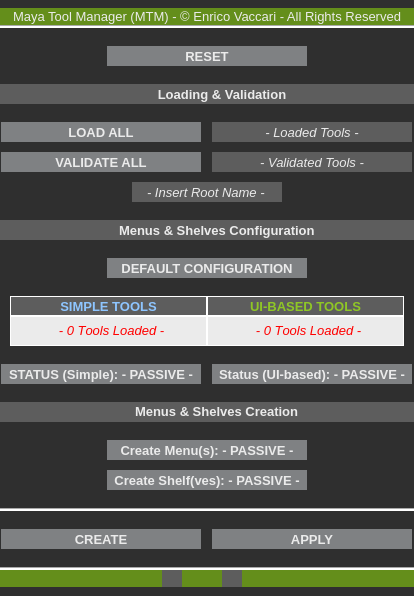
<?xml version="1.0" encoding="UTF-8"?>
<ui version="4.0">
 <class>wgMTM</class>
 <widget class="QWidget" name="wgMTM">
  <property name="geometry">
   <rect>
    <x>0</x>
    <y>0</y>
    <width>414</width>
    <height>596</height>
   </rect>
  </property>
  <property name="font">
   <font>
    <family>MS Shell Dlg 2</family>
    <pointsize>10</pointsize>
    <weight>50</weight>
    <italic>false</italic>
    <bold>false</bold>
   </font>
  </property>
  <property name="windowTitle">
   <string>MTM</string>
  </property>
  <property name="windowIcon">
   <iconset resource="img/MTM_images.qrc">
    <normaloff>:/MTM/Maya_Icon.png</normaloff>:/MTM/Maya_Icon.png</iconset>
  </property>
  <property name="windowOpacity">
   <double>1.000000000000000</double>
  </property>
  <property name="toolTip">
   <string>Main UI: Maya Tool Manager (MTM) User Interface</string>
  </property>
  <property name="styleSheet">
   <string notr="true">QWidget{
    color: rgb(201, 202, 204);
	background-color: rgb(47, 47, 47);
	selection-background-color: rgb(1, 79, 131);
	color: rgb(235, 235, 235);
}

QListWidget::item:selected
{
   color: rgb(235, 235, 235);
   background-color: rgb(61, 120, 200);
}

QPushButton { 
	border:0px;
	background-color: rgb(127, 129, 131);
}

QPushButton:hover {background-color: rgb(119, 156, 204); }
QPushButton:pressed{ 
	 border: 0px solid green;
}

QToolTip { 
	background-color: rgb(52, 52, 52);
	color: rgb(241, 241, 241);
	border: black solid 1px;
}</string>
  </property>
  <layout class="QVBoxLayout" name="verticalLayout_2" stretch="0,0,0,0,0,0,0,0,0,0,0,0,0">
   <property name="spacing">
    <number>10</number>
   </property>
   <property name="leftMargin">
    <number>0</number>
   </property>
   <property name="topMargin">
    <number>0</number>
   </property>
   <property name="rightMargin">
    <number>0</number>
   </property>
   <property name="bottomMargin">
    <number>0</number>
   </property>
   <item>
    <widget class="QWidget" name="wgHeader" native="true">
     <property name="maximumSize">
      <size>
       <width>16777215</width>
       <height>20</height>
      </size>
     </property>
     <layout class="QVBoxLayout" name="verticalLayout_6">
      <property name="spacing">
       <number>10</number>
      </property>
      <property name="leftMargin">
       <number>0</number>
      </property>
      <property name="topMargin">
       <number>0</number>
      </property>
      <property name="rightMargin">
       <number>0</number>
      </property>
      <property name="bottomMargin">
       <number>0</number>
      </property>
      <item>
       <layout class="QVBoxLayout" name="verLayHeader">
        <property name="spacing">
         <number>0</number>
        </property>
        <property name="bottomMargin">
         <number>0</number>
        </property>
        <item>
         <widget class="QLabel" name="lblHeader">
          <property name="font">
           <font>
            <pointsize>10</pointsize>
           </font>
          </property>
          <property name="styleSheet">
           <string notr="true">background-color: rgb(100, 142, 27);</string>
          </property>
          <property name="text">
           <string>Maya Tool Manager (MTM) - © Enrico Vaccari - All Rights Reserved</string>
          </property>
          <property name="alignment">
           <set>Qt::AlignCenter</set>
          </property>
         </widget>
        </item>
        <item>
         <widget class="Line" name="lineHeader">
          <property name="styleSheet">
           <string notr="true">background-color: rgb(255, 255, 255);</string>
          </property>
          <property name="orientation">
           <enum>Qt::Horizontal</enum>
          </property>
         </widget>
        </item>
       </layout>
      </item>
     </layout>
    </widget>
   </item>
   <item>
    <layout class="QHBoxLayout" name="horLayReset" stretch="0">
     <property name="spacing">
      <number>0</number>
     </property>
     <property name="leftMargin">
      <number>0</number>
     </property>
     <property name="topMargin">
      <number>0</number>
     </property>
     <property name="rightMargin">
      <number>0</number>
     </property>
     <property name="bottomMargin">
      <number>0</number>
     </property>
     <item>
      <widget class="QPushButton" name="btnReset">
       <property name="enabled">
        <bool>true</bool>
       </property>
       <property name="minimumSize">
        <size>
         <width>200</width>
         <height>20</height>
        </size>
       </property>
       <property name="maximumSize">
        <size>
         <width>200</width>
         <height>20</height>
        </size>
       </property>
       <property name="font">
        <font>
         <family>MS Shell Dlg 2</family>
         <pointsize>10</pointsize>
         <weight>75</weight>
         <italic>false</italic>
         <bold>true</bold>
        </font>
       </property>
       <property name="toolTip">
        <string>RESET: resets the UI to default</string>
       </property>
       <property name="autoFillBackground">
        <bool>false</bool>
       </property>
       <property name="styleSheet">
        <string notr="true"/>
       </property>
       <property name="text">
        <string>RESET</string>
       </property>
      </widget>
     </item>
    </layout>
   </item>
   <item>
    <widget class="QWidget" name="wgDropDownLoadVal" native="true">
     <property name="maximumSize">
      <size>
       <width>16777215</width>
       <height>20</height>
      </size>
     </property>
     <property name="styleSheet">
      <string notr="true">background-color: rgb(93, 93, 93);</string>
     </property>
     <layout class="QHBoxLayout" name="horizontalLayout_5">
      <property name="spacing">
       <number>10</number>
      </property>
      <property name="leftMargin">
       <number>0</number>
      </property>
      <property name="topMargin">
       <number>0</number>
      </property>
      <property name="rightMargin">
       <number>0</number>
      </property>
      <property name="bottomMargin">
       <number>0</number>
      </property>
      <item>
       <layout class="QHBoxLayout" name="horizontalLayout_4" stretch="0,1">
        <item>
         <widget class="QPushButton" name="btnLoadValDownArrow">
          <property name="maximumSize">
           <size>
            <width>20</width>
            <height>20</height>
           </size>
          </property>
          <property name="text">
           <string/>
          </property>
          <property name="icon">
           <iconset resource="img/MTM_images.qrc">
            <normaloff>:/MTM/Down_Arrow.png</normaloff>:/MTM/Down_Arrow.png</iconset>
          </property>
          <property name="iconSize">
           <size>
            <width>20</width>
            <height>20</height>
           </size>
          </property>
         </widget>
        </item>
        <item>
         <widget class="QLabel" name="lblLoadVal">
          <property name="font">
           <font>
            <pointsize>10</pointsize>
            <weight>75</weight>
            <bold>true</bold>
           </font>
          </property>
          <property name="toolTip">
           <string>DROP-DOWN LAYOUT: drop-down layout containing info about loaded and validated tools</string>
          </property>
          <property name="toolTipDuration">
           <number>-1</number>
          </property>
          <property name="text">
           <string>Loading &amp; Validation</string>
          </property>
          <property name="alignment">
           <set>Qt::AlignCenter</set>
          </property>
         </widget>
        </item>
       </layout>
      </item>
     </layout>
    </widget>
   </item>
   <item>
    <layout class="QVBoxLayout" name="verLayLoadVal">
     <property name="spacing">
      <number>10</number>
     </property>
     <property name="leftMargin">
      <number>0</number>
     </property>
     <property name="topMargin">
      <number>0</number>
     </property>
     <property name="rightMargin">
      <number>0</number>
     </property>
     <property name="bottomMargin">
      <number>0</number>
     </property>
     <item>
      <layout class="QHBoxLayout" name="horLayLoad">
       <property name="spacing">
        <number>10</number>
       </property>
       <item>
        <widget class="QPushButton" name="btnLoad">
         <property name="minimumSize">
          <size>
           <width>200</width>
           <height>20</height>
          </size>
         </property>
         <property name="maximumSize">
          <size>
           <width>200</width>
           <height>20</height>
          </size>
         </property>
         <property name="font">
          <font>
           <pointsize>10</pointsize>
           <weight>75</weight>
           <bold>true</bold>
          </font>
         </property>
         <property name="toolTip">
          <string>LOAD ALL: loads all the tools in the Maya Scripts Directory</string>
         </property>
         <property name="styleSheet">
          <string notr="true"/>
         </property>
         <property name="text">
          <string>LOAD ALL</string>
         </property>
        </widget>
       </item>
       <item>
        <widget class="QLabel" name="lblLoad">
         <property name="minimumSize">
          <size>
           <width>200</width>
           <height>0</height>
          </size>
         </property>
         <property name="maximumSize">
          <size>
           <width>200</width>
           <height>20</height>
          </size>
         </property>
         <property name="font">
          <font>
           <pointsize>10</pointsize>
           <italic>true</italic>
          </font>
         </property>
         <property name="toolTip">
          <string>LABEL: displays the number of loaded tools</string>
         </property>
         <property name="styleSheet">
          <string notr="true">background-color: rgb(93, 93, 93);</string>
         </property>
         <property name="text">
          <string>- Loaded Tools -</string>
         </property>
         <property name="alignment">
          <set>Qt::AlignCenter</set>
         </property>
        </widget>
       </item>
      </layout>
     </item>
     <item>
      <layout class="QHBoxLayout" name="horLayValidate">
       <property name="spacing">
        <number>10</number>
       </property>
       <item>
        <widget class="QPushButton" name="btnValidate">
         <property name="minimumSize">
          <size>
           <width>200</width>
           <height>20</height>
          </size>
         </property>
         <property name="maximumSize">
          <size>
           <width>200</width>
           <height>20</height>
          </size>
         </property>
         <property name="font">
          <font>
           <pointsize>10</pointsize>
           <weight>75</weight>
           <bold>true</bold>
          </font>
         </property>
         <property name="toolTip">
          <string>VALIDATE ALL: validates all loaded tools</string>
         </property>
         <property name="styleSheet">
          <string notr="true"/>
         </property>
         <property name="text">
          <string>VALIDATE ALL</string>
         </property>
        </widget>
       </item>
       <item>
        <widget class="QLabel" name="lblValidate">
         <property name="minimumSize">
          <size>
           <width>200</width>
           <height>20</height>
          </size>
         </property>
         <property name="maximumSize">
          <size>
           <width>200</width>
           <height>20</height>
          </size>
         </property>
         <property name="font">
          <font>
           <pointsize>10</pointsize>
           <italic>true</italic>
          </font>
         </property>
         <property name="toolTip">
          <string>LABEL: displays the number of validated tools</string>
         </property>
         <property name="styleSheet">
          <string notr="true">background-color: rgb(93, 93, 93);</string>
         </property>
         <property name="text">
          <string>- Validated Tools -</string>
         </property>
         <property name="alignment">
          <set>Qt::AlignCenter</set>
         </property>
        </widget>
       </item>
      </layout>
     </item>
     <item>
      <layout class="QHBoxLayout" name="horLayRootName" stretch="0">
       <property name="spacing">
        <number>0</number>
       </property>
       <property name="leftMargin">
        <number>0</number>
       </property>
       <property name="topMargin">
        <number>0</number>
       </property>
       <property name="rightMargin">
        <number>0</number>
       </property>
       <property name="bottomMargin">
        <number>0</number>
       </property>
       <item>
        <widget class="QLineEdit" name="lineEditRootName">
         <property name="minimumSize">
          <size>
           <width>0</width>
           <height>20</height>
          </size>
         </property>
         <property name="maximumSize">
          <size>
           <width>150</width>
           <height>20</height>
          </size>
         </property>
         <property name="font">
          <font>
           <pointsize>10</pointsize>
           <italic>true</italic>
          </font>
         </property>
         <property name="toolTip">
          <string>INSERT ROOT NAME: sets root name for menus/shelves (if untouched, defaults to EV)</string>
         </property>
         <property name="styleSheet">
          <string notr="true">background-color: rgb(93, 93, 93);</string>
         </property>
         <property name="text">
          <string>- Insert Root Name -</string>
         </property>
         <property name="maxLength">
          <number>20</number>
         </property>
         <property name="frame">
          <bool>false</bool>
         </property>
         <property name="echoMode">
          <enum>QLineEdit::Normal</enum>
         </property>
         <property name="alignment">
          <set>Qt::AlignCenter</set>
         </property>
        </widget>
       </item>
      </layout>
     </item>
    </layout>
   </item>
   <item>
    <widget class="QWidget" name="wgDropDownMenusShelvesConfig" native="true">
     <property name="maximumSize">
      <size>
       <width>16777215</width>
       <height>20</height>
      </size>
     </property>
     <property name="styleSheet">
      <string notr="true">background-color: rgb(93, 93, 93);</string>
     </property>
     <layout class="QHBoxLayout" name="horizontalLayout_10">
      <property name="spacing">
       <number>0</number>
      </property>
      <property name="leftMargin">
       <number>0</number>
      </property>
      <property name="topMargin">
       <number>0</number>
      </property>
      <property name="rightMargin">
       <number>0</number>
      </property>
      <property name="bottomMargin">
       <number>0</number>
      </property>
      <item>
       <layout class="QHBoxLayout" name="horLayMenusShelvesConfig" stretch="0,1">
        <item>
         <widget class="QPushButton" name="btnMenusShelvesConfigDownArrow">
          <property name="minimumSize">
           <size>
            <width>20</width>
            <height>20</height>
           </size>
          </property>
          <property name="maximumSize">
           <size>
            <width>20</width>
            <height>20</height>
           </size>
          </property>
          <property name="text">
           <string/>
          </property>
          <property name="icon">
           <iconset resource="img/MTM_images.qrc">
            <normaloff>:/MTM/Down_Arrow.png</normaloff>:/MTM/Down_Arrow.png</iconset>
          </property>
          <property name="iconSize">
           <size>
            <width>20</width>
            <height>20</height>
           </size>
          </property>
         </widget>
        </item>
        <item alignment="Qt::AlignHCenter">
         <widget class="QLabel" name="lblMenusShelvesConfig">
          <property name="font">
           <font>
            <pointsize>10</pointsize>
            <weight>75</weight>
            <bold>true</bold>
           </font>
          </property>
          <property name="text">
           <string>Menus &amp; Shelves Configuration</string>
          </property>
         </widget>
        </item>
       </layout>
      </item>
     </layout>
    </widget>
   </item>
   <item>
    <layout class="QHBoxLayout" name="horLayDefConfig">
     <property name="spacing">
      <number>10</number>
     </property>
     <item>
      <widget class="QPushButton" name="btnDefConfig">
       <property name="minimumSize">
        <size>
         <width>200</width>
         <height>20</height>
        </size>
       </property>
       <property name="maximumSize">
        <size>
         <width>150</width>
         <height>20</height>
        </size>
       </property>
       <property name="font">
        <font>
         <pointsize>10</pointsize>
         <weight>75</weight>
         <bold>true</bold>
        </font>
       </property>
       <property name="styleSheet">
        <string notr="true">background-color: rgb(127, 129, 131);</string>
       </property>
       <property name="text">
        <string>DEFAULT CONFIGURATION</string>
       </property>
      </widget>
     </item>
    </layout>
   </item>
   <item>
    <layout class="QHBoxLayout" name="horlayConfigGrid">
     <property name="spacing">
      <number>0</number>
     </property>
     <property name="leftMargin">
      <number>10</number>
     </property>
     <property name="rightMargin">
      <number>10</number>
     </property>
     <item>
      <widget class="QWidget" name="wgSimpleTools" native="true">
       <property name="minimumSize">
        <size>
         <width>0</width>
         <height>50</height>
        </size>
       </property>
       <property name="maximumSize">
        <size>
         <width>16777215</width>
         <height>50</height>
        </size>
       </property>
       <property name="styleSheet">
        <string notr="true">border-style: outset;
border-width: 1px;
border-color: white;</string>
       </property>
       <layout class="QHBoxLayout" name="horizontalLayout_19">
        <property name="spacing">
         <number>0</number>
        </property>
        <property name="leftMargin">
         <number>0</number>
        </property>
        <property name="topMargin">
         <number>0</number>
        </property>
        <property name="rightMargin">
         <number>0</number>
        </property>
        <property name="bottomMargin">
         <number>0</number>
        </property>
        <item>
         <layout class="QVBoxLayout" name="verLaySimpleTools" stretch="0">
          <property name="spacing">
           <number>0</number>
          </property>
          <property name="leftMargin">
           <number>0</number>
          </property>
          <property name="topMargin">
           <number>0</number>
          </property>
          <property name="rightMargin">
           <number>0</number>
          </property>
          <property name="bottomMargin">
           <number>0</number>
          </property>
          <item>
           <widget class="QWidget" name="wgSimpleTools_2" native="true">
            <property name="styleSheet">
             <string notr="true">background-color: rgb(235, 235, 235);</string>
            </property>
            <layout class="QHBoxLayout" name="horizontalLayout_20">
             <property name="spacing">
              <number>0</number>
             </property>
             <property name="leftMargin">
              <number>0</number>
             </property>
             <property name="topMargin">
              <number>0</number>
             </property>
             <property name="rightMargin">
              <number>0</number>
             </property>
             <property name="bottomMargin">
              <number>0</number>
             </property>
             <item>
              <layout class="QVBoxLayout" name="verLaySimpleTools_2">
               <property name="spacing">
                <number>0</number>
               </property>
               <property name="leftMargin">
                <number>0</number>
               </property>
               <property name="topMargin">
                <number>0</number>
               </property>
               <property name="rightMargin">
                <number>0</number>
               </property>
               <property name="bottomMargin">
                <number>0</number>
               </property>
               <item>
                <widget class="QLabel" name="lblGridSimpleTools">
                 <property name="minimumSize">
                  <size>
                   <width>0</width>
                   <height>20</height>
                  </size>
                 </property>
                 <property name="maximumSize">
                  <size>
                   <width>16777215</width>
                   <height>20</height>
                  </size>
                 </property>
                 <property name="font">
                  <font>
                   <pointsize>10</pointsize>
                   <weight>75</weight>
                   <bold>true</bold>
                   <underline>false</underline>
                  </font>
                 </property>
                 <property name="styleSheet">
                  <string notr="true">background-color: rgb(93, 93, 93);
border-width: 1px;
color: rgb(142, 197, 255);</string>
                 </property>
                 <property name="text">
                  <string>SIMPLE TOOLS</string>
                 </property>
                 <property name="alignment">
                  <set>Qt::AlignCenter</set>
                 </property>
                </widget>
               </item>
               <item>
                <widget class="QWidget" name="wgSimpleTools_3" native="true">
                 <property name="styleSheet">
                  <string notr="true"/>
                 </property>
                 <layout class="QHBoxLayout" name="horizontalLayout_21">
                  <property name="spacing">
                   <number>0</number>
                  </property>
                  <property name="leftMargin">
                   <number>0</number>
                  </property>
                  <property name="topMargin">
                   <number>0</number>
                  </property>
                  <property name="rightMargin">
                   <number>0</number>
                  </property>
                  <property name="bottomMargin">
                   <number>0</number>
                  </property>
                  <item>
                   <layout class="QVBoxLayout" name="verLaySimpleTools_3">
                    <property name="spacing">
                     <number>0</number>
                    </property>
                    <property name="leftMargin">
                     <number>10</number>
                    </property>
                    <property name="topMargin">
                     <number>4</number>
                    </property>
                    <property name="rightMargin">
                     <number>4</number>
                    </property>
                    <property name="bottomMargin">
                     <number>4</number>
                    </property>
                    <item alignment="Qt::AlignTop">
                     <widget class="QLabel" name="lblLoadedSimpleTools">
                      <property name="minimumSize">
                       <size>
                        <width>0</width>
                        <height>20</height>
                       </size>
                      </property>
                      <property name="maximumSize">
                       <size>
                        <width>16777209</width>
                        <height>20</height>
                       </size>
                      </property>
                      <property name="font">
                       <font>
                        <pointsize>10</pointsize>
                        <weight>50</weight>
                        <italic>true</italic>
                        <bold>false</bold>
                        <strikeout>false</strikeout>
                        <stylestrategy>PreferDefault</stylestrategy>
                        <kerning>false</kerning>
                       </font>
                      </property>
                      <property name="styleSheet">
                       <string notr="true">color: rgb(255, 0, 0);
border-width: 0;</string>
                      </property>
                      <property name="text">
                       <string>- 0 Tools Loaded -</string>
                      </property>
                      <property name="alignment">
                       <set>Qt::AlignCenter</set>
                      </property>
                     </widget>
                    </item>
                   </layout>
                  </item>
                 </layout>
                </widget>
               </item>
              </layout>
             </item>
            </layout>
           </widget>
          </item>
         </layout>
        </item>
       </layout>
      </widget>
     </item>
     <item>
      <widget class="QWidget" name="wgUITools" native="true">
       <property name="minimumSize">
        <size>
         <width>0</width>
         <height>50</height>
        </size>
       </property>
       <property name="maximumSize">
        <size>
         <width>16777215</width>
         <height>50</height>
        </size>
       </property>
       <property name="styleSheet">
        <string notr="true">border-style: outset;
border-width: 1px;
border-color: white;</string>
       </property>
       <layout class="QHBoxLayout" name="horizontalLayout_22">
        <property name="spacing">
         <number>0</number>
        </property>
        <property name="leftMargin">
         <number>0</number>
        </property>
        <property name="topMargin">
         <number>0</number>
        </property>
        <property name="rightMargin">
         <number>0</number>
        </property>
        <property name="bottomMargin">
         <number>0</number>
        </property>
        <item>
         <layout class="QVBoxLayout" name="verLayUITools" stretch="0">
          <property name="spacing">
           <number>0</number>
          </property>
          <property name="leftMargin">
           <number>0</number>
          </property>
          <property name="topMargin">
           <number>0</number>
          </property>
          <property name="rightMargin">
           <number>0</number>
          </property>
          <property name="bottomMargin">
           <number>0</number>
          </property>
          <item>
           <widget class="QWidget" name="wgUITools_2" native="true">
            <property name="styleSheet">
             <string notr="true">background-color: rgb(235, 235, 235);</string>
            </property>
            <layout class="QHBoxLayout" name="horizontalLayout_23">
             <property name="spacing">
              <number>0</number>
             </property>
             <property name="leftMargin">
              <number>0</number>
             </property>
             <property name="topMargin">
              <number>0</number>
             </property>
             <property name="rightMargin">
              <number>0</number>
             </property>
             <property name="bottomMargin">
              <number>0</number>
             </property>
             <item>
              <layout class="QVBoxLayout" name="verLayUITools_2">
               <property name="spacing">
                <number>0</number>
               </property>
               <property name="leftMargin">
                <number>0</number>
               </property>
               <property name="topMargin">
                <number>0</number>
               </property>
               <property name="rightMargin">
                <number>0</number>
               </property>
               <property name="bottomMargin">
                <number>0</number>
               </property>
               <item>
                <widget class="QLabel" name="lblUIGridUITools">
                 <property name="minimumSize">
                  <size>
                   <width>0</width>
                   <height>20</height>
                  </size>
                 </property>
                 <property name="maximumSize">
                  <size>
                   <width>16777215</width>
                   <height>20</height>
                  </size>
                 </property>
                 <property name="font">
                  <font>
                   <pointsize>10</pointsize>
                   <weight>75</weight>
                   <bold>true</bold>
                   <underline>false</underline>
                  </font>
                 </property>
                 <property name="styleSheet">
                  <string notr="true">background-color: rgb(93, 93, 93);
border-width: 1px;
color: rgb(143, 199, 37);</string>
                 </property>
                 <property name="text">
                  <string>UI-BASED TOOLS</string>
                 </property>
                 <property name="alignment">
                  <set>Qt::AlignCenter</set>
                 </property>
                </widget>
               </item>
               <item>
                <widget class="QWidget" name="wgUITools_3" native="true">
                 <property name="styleSheet">
                  <string notr="true"/>
                 </property>
                 <layout class="QHBoxLayout" name="horizontalLayout_24">
                  <property name="spacing">
                   <number>0</number>
                  </property>
                  <property name="leftMargin">
                   <number>0</number>
                  </property>
                  <property name="topMargin">
                   <number>0</number>
                  </property>
                  <property name="rightMargin">
                   <number>0</number>
                  </property>
                  <property name="bottomMargin">
                   <number>0</number>
                  </property>
                  <item>
                   <layout class="QVBoxLayout" name="verLayUITools_3">
                    <property name="spacing">
                     <number>0</number>
                    </property>
                    <property name="leftMargin">
                     <number>10</number>
                    </property>
                    <property name="topMargin">
                     <number>4</number>
                    </property>
                    <property name="rightMargin">
                     <number>4</number>
                    </property>
                    <property name="bottomMargin">
                     <number>4</number>
                    </property>
                    <item alignment="Qt::AlignTop">
                     <widget class="QLabel" name="lblLoadedUITools">
                      <property name="minimumSize">
                       <size>
                        <width>0</width>
                        <height>20</height>
                       </size>
                      </property>
                      <property name="maximumSize">
                       <size>
                        <width>16777209</width>
                        <height>20</height>
                       </size>
                      </property>
                      <property name="font">
                       <font>
                        <pointsize>10</pointsize>
                        <weight>50</weight>
                        <italic>true</italic>
                        <bold>false</bold>
                        <strikeout>false</strikeout>
                        <stylestrategy>PreferDefault</stylestrategy>
                        <kerning>false</kerning>
                       </font>
                      </property>
                      <property name="styleSheet">
                       <string notr="true">color: rgb(255, 0, 0);
border-width: 0;</string>
                      </property>
                      <property name="text">
                       <string>- 0 Tools Loaded -</string>
                      </property>
                      <property name="alignment">
                       <set>Qt::AlignCenter</set>
                      </property>
                     </widget>
                    </item>
                   </layout>
                  </item>
                 </layout>
                </widget>
               </item>
              </layout>
             </item>
            </layout>
           </widget>
          </item>
         </layout>
        </item>
       </layout>
      </widget>
     </item>
    </layout>
   </item>
   <item>
    <layout class="QHBoxLayout" name="horLayStatus">
     <property name="spacing">
      <number>10</number>
     </property>
     <item>
      <widget class="QPushButton" name="btnStatusSimple">
       <property name="minimumSize">
        <size>
         <width>200</width>
         <height>20</height>
        </size>
       </property>
       <property name="maximumSize">
        <size>
         <width>200</width>
         <height>20</height>
        </size>
       </property>
       <property name="font">
        <font>
         <pointsize>10</pointsize>
         <weight>75</weight>
         <italic>false</italic>
         <bold>true</bold>
        </font>
       </property>
       <property name="text">
        <string>STATUS (Simple): - PASSIVE -</string>
       </property>
      </widget>
     </item>
     <item>
      <widget class="QPushButton" name="btnStatusUI">
       <property name="minimumSize">
        <size>
         <width>200</width>
         <height>20</height>
        </size>
       </property>
       <property name="maximumSize">
        <size>
         <width>200</width>
         <height>20</height>
        </size>
       </property>
       <property name="font">
        <font>
         <pointsize>10</pointsize>
         <weight>75</weight>
         <bold>true</bold>
        </font>
       </property>
       <property name="text">
        <string>Status (UI-based): - PASSIVE -</string>
       </property>
      </widget>
     </item>
    </layout>
   </item>
   <item>
    <widget class="QWidget" name="wgDropDownMenusShelves" native="true">
     <property name="maximumSize">
      <size>
       <width>16777215</width>
       <height>20</height>
      </size>
     </property>
     <property name="styleSheet">
      <string notr="true">background-color: rgb(93, 93, 93);</string>
     </property>
     <layout class="QVBoxLayout" name="verticalLayout_17">
      <property name="spacing">
       <number>0</number>
      </property>
      <property name="leftMargin">
       <number>0</number>
      </property>
      <property name="topMargin">
       <number>0</number>
      </property>
      <property name="rightMargin">
       <number>0</number>
      </property>
      <property name="bottomMargin">
       <number>0</number>
      </property>
      <item>
       <layout class="QHBoxLayout" name="horLayMenusShelvesCreate">
        <item>
         <widget class="QPushButton" name="btnMenusShelvesCreateDownArrow">
          <property name="minimumSize">
           <size>
            <width>20</width>
            <height>20</height>
           </size>
          </property>
          <property name="maximumSize">
           <size>
            <width>20</width>
            <height>20</height>
           </size>
          </property>
          <property name="text">
           <string/>
          </property>
          <property name="icon">
           <iconset resource="img/MTM_images.qrc">
            <normaloff>:/MTM/Down_Arrow.png</normaloff>:/MTM/Down_Arrow.png</iconset>
          </property>
          <property name="iconSize">
           <size>
            <width>20</width>
            <height>20</height>
           </size>
          </property>
         </widget>
        </item>
        <item alignment="Qt::AlignHCenter|Qt::AlignVCenter">
         <widget class="QLabel" name="lblMenusShelvesCreate">
          <property name="font">
           <font>
            <pointsize>10</pointsize>
            <weight>75</weight>
            <bold>true</bold>
           </font>
          </property>
          <property name="text">
           <string>Menus &amp; Shelves Creation</string>
          </property>
         </widget>
        </item>
       </layout>
      </item>
     </layout>
    </widget>
   </item>
   <item>
    <layout class="QVBoxLayout" name="verLayMenusShelves">
     <property name="spacing">
      <number>10</number>
     </property>
     <item alignment="Qt::AlignHCenter">
      <widget class="QPushButton" name="btnCreateMenus">
       <property name="minimumSize">
        <size>
         <width>200</width>
         <height>20</height>
        </size>
       </property>
       <property name="maximumSize">
        <size>
         <width>200</width>
         <height>20</height>
        </size>
       </property>
       <property name="font">
        <font>
         <pointsize>10</pointsize>
         <weight>75</weight>
         <bold>true</bold>
        </font>
       </property>
       <property name="text">
        <string>Create Menu(s): - PASSIVE -</string>
       </property>
      </widget>
     </item>
     <item alignment="Qt::AlignHCenter">
      <widget class="QPushButton" name="btnCreateShelves">
       <property name="minimumSize">
        <size>
         <width>200</width>
         <height>20</height>
        </size>
       </property>
       <property name="maximumSize">
        <size>
         <width>200</width>
         <height>20</height>
        </size>
       </property>
       <property name="font">
        <font>
         <pointsize>10</pointsize>
         <weight>75</weight>
         <bold>true</bold>
        </font>
       </property>
       <property name="text">
        <string>Create Shelf(ves): - PASSIVE -</string>
       </property>
      </widget>
     </item>
    </layout>
   </item>
   <item>
    <widget class="Line" name="lineCreate">
     <property name="styleSheet">
      <string notr="true">background-color: rgb(255, 255, 255);</string>
     </property>
     <property name="orientation">
      <enum>Qt::Horizontal</enum>
     </property>
    </widget>
   </item>
   <item>
    <layout class="QHBoxLayout" name="horLayCreate">
     <property name="spacing">
      <number>10</number>
     </property>
     <item>
      <widget class="QPushButton" name="btnCreate">
       <property name="minimumSize">
        <size>
         <width>200</width>
         <height>20</height>
        </size>
       </property>
       <property name="maximumSize">
        <size>
         <width>200</width>
         <height>20</height>
        </size>
       </property>
       <property name="font">
        <font>
         <pointsize>10</pointsize>
         <weight>75</weight>
         <bold>true</bold>
        </font>
       </property>
       <property name="styleSheet">
        <string notr="true"/>
       </property>
       <property name="text">
        <string>CREATE</string>
       </property>
      </widget>
     </item>
     <item>
      <widget class="QPushButton" name="btnApply">
       <property name="minimumSize">
        <size>
         <width>200</width>
         <height>20</height>
        </size>
       </property>
       <property name="maximumSize">
        <size>
         <width>200</width>
         <height>20</height>
        </size>
       </property>
       <property name="font">
        <font>
         <pointsize>10</pointsize>
         <weight>75</weight>
         <bold>true</bold>
        </font>
       </property>
       <property name="styleSheet">
        <string notr="true"/>
       </property>
       <property name="text">
        <string>APPLY</string>
       </property>
      </widget>
     </item>
    </layout>
   </item>
   <item>
    <widget class="QWidget" name="wgFooter" native="true">
     <property name="maximumSize">
      <size>
       <width>16777215</width>
       <height>20</height>
      </size>
     </property>
     <property name="styleSheet">
      <string notr="true">background-color: rgb(100, 142, 27);</string>
     </property>
     <layout class="QVBoxLayout" name="verticalLayout_15">
      <property name="spacing">
       <number>0</number>
      </property>
      <property name="leftMargin">
       <number>0</number>
      </property>
      <property name="topMargin">
       <number>0</number>
      </property>
      <property name="rightMargin">
       <number>0</number>
      </property>
      <property name="bottomMargin">
       <number>0</number>
      </property>
      <item>
       <layout class="QVBoxLayout" name="verLayFooter">
        <item>
         <widget class="Line" name="lineFooter">
          <property name="styleSheet">
           <string notr="true">background-color: rgb(255, 255, 255);</string>
          </property>
          <property name="orientation">
           <enum>Qt::Horizontal</enum>
          </property>
         </widget>
        </item>
       </layout>
      </item>
      <item>
       <layout class="QHBoxLayout" name="horLayFooter" stretch="10,1,0,1,10">
        <property name="spacing">
         <number>0</number>
        </property>
        <property name="leftMargin">
         <number>0</number>
        </property>
        <property name="topMargin">
         <number>0</number>
        </property>
        <property name="rightMargin">
         <number>10</number>
        </property>
        <property name="bottomMargin">
         <number>0</number>
        </property>
        <item>
         <spacer name="horSpcFooterLeft">
          <property name="orientation">
           <enum>Qt::Horizontal</enum>
          </property>
          <property name="sizeHint" stdset="0">
           <size>
            <width>40</width>
            <height>20</height>
           </size>
          </property>
         </spacer>
        </item>
        <item alignment="Qt::AlignHCenter|Qt::AlignVCenter">
         <widget class="QPushButton" name="btnEmail">
          <property name="minimumSize">
           <size>
            <width>20</width>
            <height>20</height>
           </size>
          </property>
          <property name="maximumSize">
           <size>
            <width>20</width>
            <height>20</height>
           </size>
          </property>
          <property name="font">
           <font>
            <pointsize>10</pointsize>
           </font>
          </property>
          <property name="styleSheet">
           <string notr="true">background-color: rgb(93, 93, 93);</string>
          </property>
          <property name="text">
           <string/>
          </property>
          <property name="icon">
           <iconset>
            <normaloff>img/Email.png</normaloff>img/Email.png</iconset>
          </property>
          <property name="iconSize">
           <size>
            <width>20</width>
            <height>20</height>
           </size>
          </property>
         </widget>
        </item>
        <item>
         <spacer name="horSpcFooterCenter">
          <property name="orientation">
           <enum>Qt::Horizontal</enum>
          </property>
          <property name="sizeHint" stdset="0">
           <size>
            <width>40</width>
            <height>20</height>
           </size>
          </property>
         </spacer>
        </item>
        <item alignment="Qt::AlignHCenter|Qt::AlignVCenter">
         <widget class="QPushButton" name="btnHelp">
          <property name="minimumSize">
           <size>
            <width>20</width>
            <height>20</height>
           </size>
          </property>
          <property name="maximumSize">
           <size>
            <width>20</width>
            <height>20</height>
           </size>
          </property>
          <property name="font">
           <font>
            <pointsize>10</pointsize>
           </font>
          </property>
          <property name="autoFillBackground">
           <bool>false</bool>
          </property>
          <property name="styleSheet">
           <string notr="true">background-color: rgb(93, 93, 93);</string>
          </property>
          <property name="text">
           <string/>
          </property>
          <property name="icon">
           <iconset>
            <normaloff>img/Question_Mark.png</normaloff>img/Question_Mark.png</iconset>
          </property>
          <property name="iconSize">
           <size>
            <width>16</width>
            <height>16</height>
           </size>
          </property>
         </widget>
        </item>
        <item>
         <spacer name="horSpcFooterRight">
          <property name="orientation">
           <enum>Qt::Horizontal</enum>
          </property>
          <property name="sizeHint" stdset="0">
           <size>
            <width>40</width>
            <height>20</height>
           </size>
          </property>
         </spacer>
        </item>
       </layout>
      </item>
     </layout>
    </widget>
   </item>
  </layout>
 </widget>
 <resources>
  <include location="img/MTM_images.qrc"/>
 </resources>
 <connections/>
</ui>
